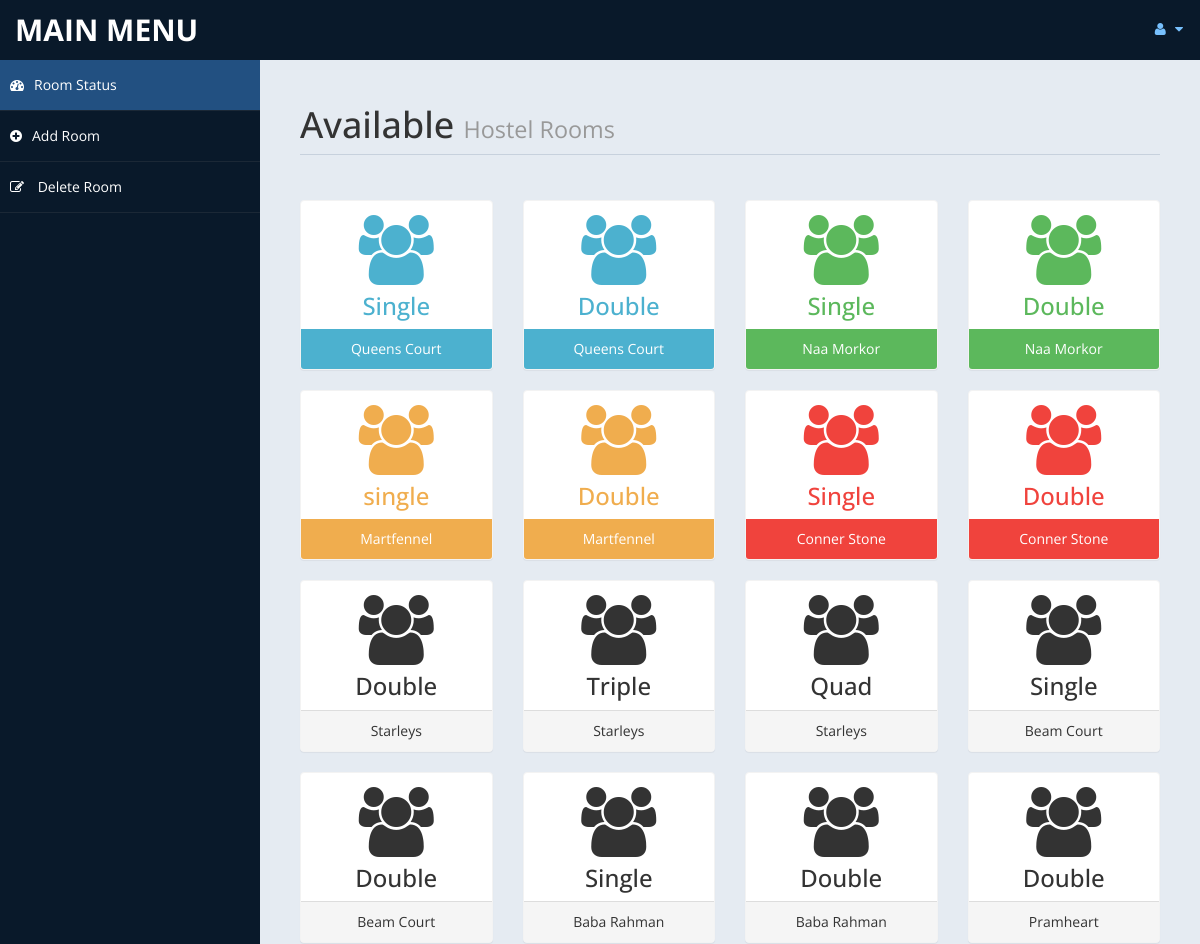
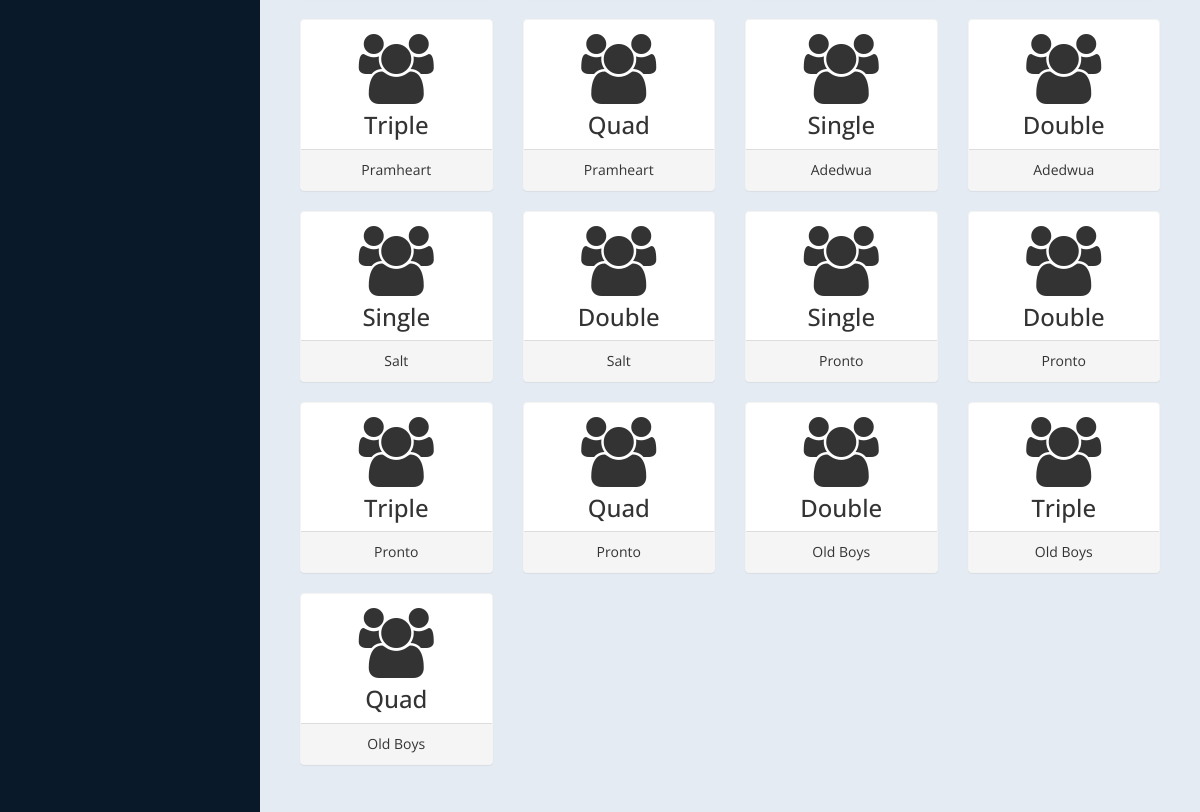
Screenshot of /admin/settings.php (signed in) with the database file from the repository (2 pictures, top to bottom).
### tables this page shows
CREATE TABLE IF NOT EXISTS `room` (
`id` int(10) unsigned NOT NULL,
  `type` varchar(15) DEFAULT NULL,
  `bedding` varchar(10) DEFAULT NULL,
  `place` varchar(10) DEFAULT NULL,
  `cusid` int(11) DEFAULT NULL
);

### admin/settings.php (the view, shortened to what this page needs)
<!DOCTYPE html>
<html xmlns="http://www.w3.org/1999/xhtml">
<head>
    <link href="assets/css/bootstrap.css" rel="stylesheet" />
    <link href="assets/css/font-awesome.css" rel="stylesheet" />
    <link href="assets/css/custom-styles.css" rel="stylesheet" />
</head>
<body>
    <div id="wrapper">
        <nav class="navbar navbar-default top-navbar" role="navigation">
            <div class="navbar-header">
                <a class="navbar-brand" href="home.php">MAIN MENU </a>
            </div>
            <ul class="nav navbar-top-links navbar-right">
                <li class="dropdown">
                    <a class="dropdown-toggle" data-toggle="dropdown" href="#" aria-expanded="false">
                        <i class="fa fa-user fa-fw"></i> <i class="fa fa-caret-down"></i>
                    </a>
                </li>
            </ul>
        </nav>
        <nav class="navbar-default navbar-side" role="navigation">
            <div class="sidebar-collapse">
                <ul class="nav" id="main-menu">
                    <li>
                        <a class="active-menu" href="settings.php"><i class="fa fa-dashboard"></i>Room Status</a>
                    </li>
                    <li>
                        <a href="room.php"><i class="fa fa-plus-circle"></i>Add Room</a>
                    </li>
                    <li>
                        <a href="roomdel.php"><i class="fa fa-pencil-square-o"></i> Delete Room</a>
                    </li>
            </div>
        </nav>
        <div id="page-wrapper">
            <div id="page-inner">
                <div class="row">
                    <div class="col-md-12">
                        <h1 class="page-header">
                            Available <small>Hostel Rooms</small>
                        </h1>
                    </div>
                </div>
                <?php
                include('db.php');
                $sql = "select * from room";
                $re = mysqli_query($con, $sql)
                ?>
                <div class="row">
                    <?php
                    while ($row = mysqli_fetch_array($re)) {
                        $id = $row['type'];
                        if ($id == "Queens Court") {
                            echo "<div class='col-md-3 col-sm-12 col-xs-12'>
													<div class='panel panel-primary text-center no-boder bg-color-blue'>
														<div class='panel-body'>
															<i class='fa fa-users fa-5x'></i>
															<h3>" . $row['bedding'] . "</h3>
														</div>
														<div class='panel-footer back-footer-blue'>
															" . $row['type'] . "
														</div>
													</div>
												</div>";
                        } else if ($id == "Naa Morkor") {
                            echo "<div class='col-md-3 col-sm-12 col-xs-12'>
													<div class='panel panel-primary text-center no-boder bg-color-green'>
														<div class='panel-body'>
															<i class='fa fa-users fa-5x'></i>
															<h3>" . $row['bedding'] . "</h3>
														</div>
														<div class='panel-footer back-footer-green'>
															" . $row['type'] . "
														</div>
													</div>
												</div>";
                        } else if ($id == "Martfennel") {
                            echo "<div class='col-md-3 col-sm-12 col-xs-12'>
													<div class='panel panel-primary text-center no-boder bg-color-brown'>
														<div class='panel-body'>
															<i class='fa fa-users fa-5x'></i>
															<h3>" . $row['bedding'] . "</h3>
														</div>
														<div class='panel-footer back-footer-brown'>
															" . $row['type'] . "
														</div>
													</div>
												</div>";
                        } else if ($id == "Conner Stone") {
                            echo "<div class='col-md-3 col-sm-12 col-xs-12'>
													<div class='panel panel-primary text-center no-boder bg-color-red'>
														<div class='panel-body'>
															<i class='fa fa-users fa-5x'></i>
															<h3>" . $row['bedding'] . "</h3>
														</div>
														<div class='panel-footer back-footer-red'>
															" . $row['type'] . "
														</div>
													</div>
												</div>";
                        } else if ($id == "Starleys") {
                            echo "<div class='col-md-3 col-sm-12 col-xs-12'>
													<div class='panel panel-primary text-center no-boder bg-color-yellow'>
														<div class='panel-body'>
															<i class='fa fa-users fa-5x'></i>
															<h3>" . $row['bedding'] . "</h3>
														</div>
														<div class='panel-footer back-footer-yellow'>
															" . $row['type'] . "
														</div>
													</div>
												</div>";
                        } else if ($id == "Beam Court") {
                            echo "<div class='col-md-3 col-sm-12 col-xs-12'>
													<div class='panel panel-primary text-center no-boder bg-color-black'>
														<div class='panel-body'>
															<i class='fa fa-users fa-5x'></i>
															<h3>" . $row['bedding'] . "</h3>
														</div>
														<div class='panel-footer back-footer-gray'>
															" . $row['type'] . "
														</div>
													</div>
												</div>";
                        } else if ($id == "Baba Rahman") {
                            echo "<div class='col-md-3 col-sm-12 col-xs-12'>
													<div class='panel panel-primary text-center no-boder bg-color-orange'>
														<div class='panel-body'>
															<i class='fa fa-users fa-5x'></i>
															<h3>" . $row['bedding'] . "</h3>
														</div>
														<div class='panel-footer back-footer-orange'>
															" . $row['type'] . "
														</div>
													</div>
												</div>";
                        } else if ($id == "Pramheart") {
                            echo "<div class='col-md-3 col-sm-12 col-xs-12'>
													<div class='panel panel-primary text-center no-boder bg-color-violet'>
														<div class='panel-body'>
															<i class='fa fa-users fa-5x'></i>
															<h3>" . $row['bedding'] . "</h3>
														</div>
														<div class='panel-footer back-footer-violet'>
															" . $row['type'] . "
														</div>
													</div>
												</div>";
                        } else if ($id == "Adedwua") {
                            echo "<div class='col-md-3 col-sm-12 col-xs-12'>
													<div class='panel panel-primary text-center no-boder bg-color-gray'>
														<div class='panel-body'>
															<i class='fa fa-users fa-5x'></i>
															<h3>" . $row['bedding'] . "</h3>
														</div>
														<div class='panel-footer back-footer-gray'>
															" . $row['type'] . "
														</div>
													</div>
												</div>";
                        } else if ($id == "Salt") {
                            echo "<div class='col-md-3 col-sm-12 col-xs-12'>
													<div class='panel panel-primary text-center no-boder bg-color-gold'>
														<div class='panel-body'>
															<i class='fa fa-users fa-5x'></i>
															<h3>" . $row['bedding'] . "</h3>
														</div>
														<div class='panel-footer back-footer-gold'>
															" . $row['type'] . "
														</div>
													</div>
												</div>";
                        } else if ($id == "Pronto") {
                            echo "<div class='col-md-3 col-sm-12 col-xs-12'>
													<div class='panel panel-primary text-center no-boder bg-color-pink'>
														<div class='panel-body'>
															<i class='fa fa-users fa-5x'></i>
															<h3>" . $row['bedding'] . "</h3>
														</div>
														<div class='panel-footer back-footer-pink'>
															" . $row['type'] . "
														</div>
													</div>
												</div>";
                        } else if ($id == "Old Boys") {
                            echo "<div class='col-md-3 col-sm-12 col-xs-12'>
													<div class='panel panel-primary text-center no-boder bg-color-indigo'>
														<div class='panel-body'>
															<i class='fa fa-users fa-5x'></i>
															<h3>" . $row['bedding'] . "</h3>
														</div>
														<div class='panel-footer back-footer-indigo'>
															" . $row['type'] . "
														</div>
													</div>
												</div>";
                        }
                    }
                    ?>
                </div>
            </div>
        </div>
</body>
</html>

### admin/assets/css/custom-styles.css (style rules this page uses)
body { font-family: 'Open Sans', sans-serif; }
#wrapper { width: 100%; background:#09192A; }
#page-wrapper { padding: 15px 15px; min-height: 600px; background:#E5EBF2; }
#page-inner { width:100%; margin:10px 20px 10px 0px; background-color:transparent; padding:10px; min-height:1200px; }
.text-center { text-align:center; }
.no-boder { border:1px solid #f3f3f3; }
h1, .h1, h2, .h2, h3, .h3 { margin-top: 7px; margin-bottom: -5px; }
.page-header { padding-bottom: 9px; margin: 10px 0 45px; border-bottom: 1px solid #C7D1DD; }
.bg-color-green { background-color: #fff; color: #5cb85c; }
.bg-color-blue { background-color: #fff; color: #4CB1CF }
.bg-color-red { background-color: #fff; color:#F0433D; }
.bg-color-brown { background-color: #fff; color:#f0ad4e; }
.back-footer-green { background-color: #5cb85c; color:#fff; border-top: 0px solid #fff; }
.back-footer-red { background-color: #F0433D; color:#fff; border-top: 0px solid #fff; }
.back-footer-blue { background-color: #4CB1CF; color:#fff; border-top: 0px solid #fff; }
.back-footer-brown { background-color: #f0ad4e; color:#fff; border-top: 0px solid #fff; }
.top-navbar { margin:0px; }
.top-navbar .navbar-brand { color: #fff; width: 260px; text-align: left; height: 60px; font-size: 30px; font-weight: 700; text-transform: uppercase; line-height: 30px; }
.top-navbar .nav > li { position: relative; display: inline-block; }
.top-navbar .nav > li > a { position: relative; display: block; padding: 19px 15px; color: #77C0FD; }
.active-menu { background-color:#225081!important; }
.sidebar-collapse , .sidebar-collapse .nav { background:none; }
.sidebar-collapse .nav { padding:0; }
.sidebar-collapse .nav > li > a { color:#fff; background:transparent; text-shadow:none; }
.sidebar-collapse > .nav > li > a { padding:15px 10px; }
.sidebar-collapse > .nav > li { border-bottom: 1px solid rgba(107, 108, 109, 0.19); }
.navbar-side { border:none; background-color: transparent; }
.top-navbar { background:#09192A; border-bottom:none; }
.top-navbar .nav > li > a > i { margin-right: 2px; }
.navbar-default { border:0px solid black; }
.navbar-header { background: #09192A; }
.nav > li > a > i { margin-right:10px; }
@media (min-width:768px) { #page-wrapper { margin: 0 0 0 260px; padding: 15px 30px; min-height: 1200px; } }
@media (min-width:768px) { .navbar-side { z-index: 1; position: absolute; width: 260px; } }
@media (min-width:768px) { .navbar { border-radius: 0px; } }

### rows the page displays
room: bedding "Single", type "Queens Court"
room: bedding "Double", type "Queens Court"
room: bedding "Single", type "Naa Morkor"
room: bedding "Double", type "Naa Morkor"
room: bedding "single", type "Martfennel"
room: bedding "Double", type "Martfennel"
room: bedding "Single", type "Conner Stone"
room: bedding "Double", type "Conner Stone"
room: bedding "Double", type "Starleys"
room: bedding "Triple", type "Starleys"
room: bedding "Quad", type "Starleys"
room: bedding "Single", type "Beam Court"
room: bedding "Double", type "Beam Court"
room: bedding "Single", type "Baba Rahman"
room: bedding "Double", type "Baba Rahman"
room: bedding "Double", type "Pramheart"
room: bedding "Triple", type "Pramheart"
room: bedding "Quad", type "Pramheart"
room: bedding "Single", type "Adedwua"
room: bedding "Double", type "Adedwua"
room: bedding "Single", type "Salt"
room: bedding "Double", type "Salt"
room: bedding "Single", type "Pronto"
room: bedding "Double", type "Pronto"
room: bedding "Triple", type "Pronto"
room: bedding "Quad", type "Pronto"
room: bedding "Double", type "Old Boys"
room: bedding "Triple", type "Old Boys"
room: bedding "Quad", type "Old Boys"
